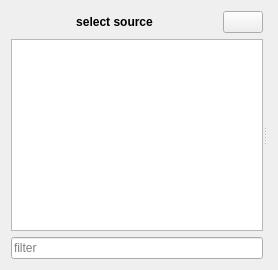
      <widget class="QWidget" name="statistics_source">
       <layout class="QVBoxLayout" name="verticalLayout_9">
        <item>
         <widget class="QSplitter" name="splitter_statistics_source">
          <property name="orientation">
           <enum>Qt::Horizontal</enum>
          </property>
          <widget class="QWidget" name="verticalLayoutWidget">
           <layout class="QVBoxLayout" name="verticalLayout_6">
            <item>
             <layout class="QHBoxLayout" name="horizontalLayout_14">
              <property name="topMargin">
               <number>0</number>
              </property>
              <property name="rightMargin">
               <number>0</number>
              </property>
              <item>
               <spacer name="horizontalSpacer_6">
                <property name="orientation">
                 <enum>Qt::Horizontal</enum>
                </property>
                <property name="sizeHint" stdset="0">
                 <size>
                  <width>40</width>
                  <height>20</height>
                 </size>
                </property>
               </spacer>
              </item>
              <item>
               <widget class="QLabel" name="label_14">
                <property name="styleSheet">
                 <string notr="true">font: bold</string>
                </property>
                <property name="text">
                 <string>select source</string>
                </property>
                <property name="alignment">
                 <set>Qt::AlignCenter</set>
                </property>
               </widget>
              </item>
              <item>
               <spacer name="horizontalSpacer_7">
                <property name="orientation">
                 <enum>Qt::Horizontal</enum>
                </property>
                <property name="sizeHint" stdset="0">
                 <size>
                  <width>40</width>
                  <height>20</height>
                 </size>
                </property>
               </spacer>
              </item>
              <item>
               <widget class="QPushButton" name="pushButton_el_screenshot">
                <property name="text">
                 <string/>
                </property>
                <property name="icon">
                 <iconset resource="../myresources.qrc">
                  <normaloff>:/icons/icons/camera.png</normaloff>:/icons/icons/camera.png</iconset>
                </property>
               </widget>
              </item>
             </layout>
            </item>
            <item>
             <widget class="QTreeView" name="treeView_statistics_source">
              <property name="editTriggers">
               <set>QAbstractItemView::NoEditTriggers</set>
              </property>
              <property name="alternatingRowColors">
               <bool>true</bool>
              </property>
              <property name="sortingEnabled">
               <bool>true</bool>
              </property>
             </widget>
            </item>
            <item>
             <widget class="QLineEdit" name="lineEdit_statistics_source_filter">
              <property name="placeholderText">
               <string>filter</string>
              </property>
             </widget>
            </item>
           </layout>
          </widget>
          <widget class="QWidget" name="horizontalLayoutWidget">
           <layout class="QHBoxLayout" name="horizontalLayout_statistics_source"/>
          </widget>
         </widget>
        </item>
       </layout>
      </widget>
